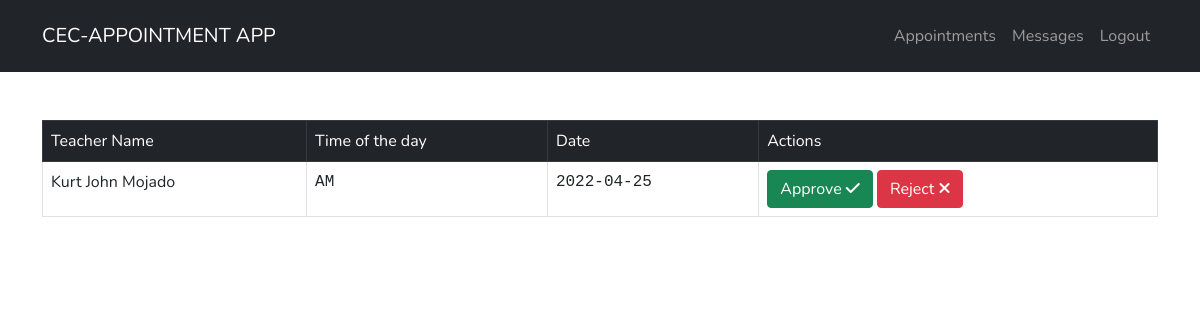
Screenshot of /teacher-views/manage-appointments.php with the database file from the repository.
### tables this page shows
CREATE TABLE `schedules` (
  `id` int(11) NOT NULL,
  `student_id` int(11) NOT NULL,
  `date` date NOT NULL,
  `time` varchar(255) NOT NULL,
  `teacher_id` int(11) NOT NULL,
  `status` varchar(255) NOT NULL DEFAULT 'not approved'
);

CREATE TABLE `users` (
  `id` int(11) NOT NULL,
  `fname` varchar(255) NOT NULL,
  `lname` varchar(255) NOT NULL,
  `username` varchar(255) NOT NULL,
  `password` varchar(25) NOT NULL,
  `role` varchar(1) NOT NULL DEFAULT 'S'
);

### functions/user-logic.php (called while the page is built, shortened)
<?php
function show($table_name)
{
    $conn = connect();
    $sql = "SELECT  * FROM $table_name ORDER BY id DESC";
    $result = $conn->query($sql);
    if ($result->num_rows > 0) {
        $rows = array();
        while ($row  = $result->fetch_assoc()) {
            $rows[] = $row;
        }
        return $rows;
    } else {
        return FALSE;
    }
}
function show_data($table_name, $pk, $id)
{
    $conn = connect();
    $sql = "SELECT * FROM $table_name WHERE $pk = '$id'";
    $result = $conn->query($sql);
    if ($result == TRUE) {
        return $result->fetch_assoc();
    }
}

### teacher-views/manage-appointments.php (the view, shortened to what this page needs)
<?php include '../html/head.html';
include '../functions/user-logic.php';
include 'navbar.php'
?>
<main class="py-5">
    <div class="container">
        <table class="table table-bordered">
            <thead class="table-dark">
                <td>Teacher Name</td>
                <td>Time of the day</td>
                <td>Date</td>
                <td>Actions</td>
            </thead>
            <tbody>
                <?php foreach (show('schedules') as $row) : ?>
                    <tr>
                        <td><?php echo show_data('users','id',$row['student_id'])['fname']." ".show_data('users','id',$row['student_id'])['lname'] ?></td>
                        <td class="text-uppercase font-monospace"><?php echo $row['time'] ?></td>
                        <td class="font-monospace"><?php echo $row['date'] ?></td>
                        <td>
                            <form action="" method="post" class="d-inline">
                                <button type="submit" class="btn btn-success">Approve <i class="fas fa-check    "></i></button>
                            </form>
                            <form action="" method="post" class="d-inline">
                                <button type="submit" class="btn btn-danger">Reject <i class="fas fa-times    "></i> </button>
                            </form>
                        </td>
                    </tr>
                <?php endforeach; ?>
            </tbody>
        </table>
    </div>
</main>

### rows the page displays
schedules: student.fname "Kurt John", student.lname "Mojado", time "AM", date "2022-04-25"

### other values shown
$app_name "CEC-APPOINTMENT APP"
